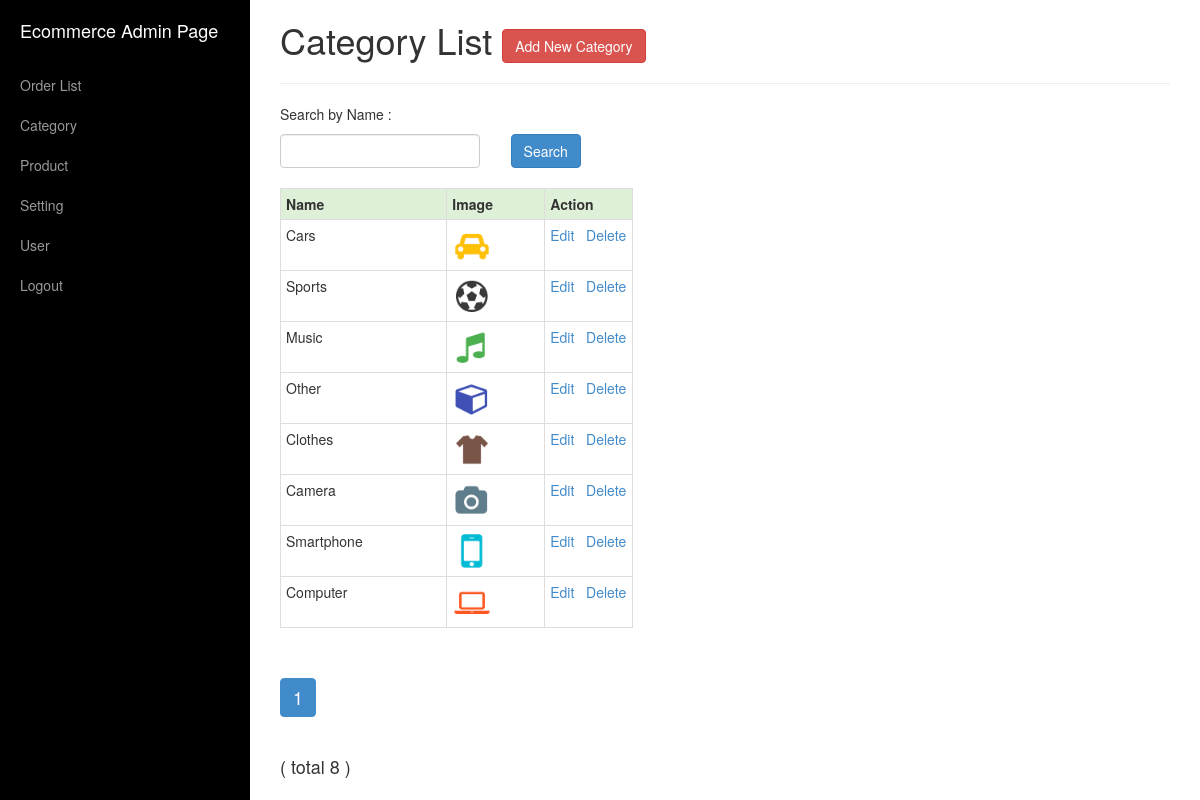
The page /category.php (signed in) on the database its author committed.
### tables this page shows
CREATE TABLE IF NOT EXISTS `tbl_category` (
  `Category_ID` int(11) NOT NULL AUTO_INCREMENT,
  `Category_name` varchar(20) NOT NULL,
  `Category_image` text NOT NULL,
  PRIMARY KEY (`Category_ID`)
);

### public/category_table.php (the view, shortened to what this page needs)
<?php
	include_once('includes/connect_database.php');
	include_once('functions.php');
?>
<div id="content" class="container col-md-12">
	<?php
		$function = new functions;
		$data = array();
		if(isset($_GET['keyword'])){
			$keyword = $function->sanitize($_GET['keyword']);
			$bind_keyword = "%".$keyword."%";
		}else{
			$keyword = "";
			$bind_keyword = $keyword;
		}
		if(empty($keyword)){
			$sql_query = "SELECT Category_ID, Category_name, Category_image
					FROM tbl_category
					ORDER BY Category_ID DESC";
		}else{
			$sql_query = "SELECT Category_ID, Category_name, Category_image
					FROM tbl_category
					WHERE Category_name LIKE ?
					ORDER BY Category_ID DESC";
		}
		$stmt = $connect->stmt_init();
		if($stmt->prepare($sql_query)) {
			$stmt->execute();
			$stmt->store_result();
			$stmt->bind_result($data['Category_ID'],
					$data['Category_name'],
					$data['Category_image']
					);
			$total_records = $stmt->num_rows;
		}
		if(isset($_GET['page'])){
			$page = $_GET['page'];
		}else{
			$page = 1;
		}
		$offset = 10;
		if ($page){
			$from 	= ($page * $offset) - $offset;
		}else{
			$from = 0;
		}
		if(empty($keyword)){
			$sql_query = "SELECT Category_ID, Category_name, Category_image
					FROM tbl_category
					ORDER BY Category_ID DESC LIMIT ?, ?";
		}else{
			$sql_query = "SELECT Category_ID, Category_name, Category_image
					FROM tbl_category
					WHERE Category_name LIKE ?
					ORDER BY Category_ID DESC LIMIT ?, ?";
		}
		$stmt_paging = $connect->stmt_init();
		if($stmt_paging ->prepare($sql_query)) {
			if(empty($keyword)){
				$stmt_paging ->bind_param('ss', $from, $offset);
			}else{
				$stmt_paging ->bind_param('sss', $bind_keyword, $from, $offset);
			}
			$stmt_paging ->execute();
			$stmt_paging ->store_result();
			$stmt_paging->bind_result($data['Category_ID'],
					$data['Category_name'],
					$data['Category_image']
					);
			$total_records_paging = $total_records;
		}
		if($total_records_paging == 0){
	?>
	<h1>Category Not Available
		<a href="add-category.php">
			<button class="btn btn-danger">Add New Category</button>
		</a>
	</h1>
	<hr />
	<?php
		}else{
	?>
	<div class="col-md-12">
		<h1>
			Category List
			<a href="add-category.php">
				<button class="btn btn-danger">Add New Category</button>
			</a>
		</h1>
		<hr/>
	</div>
	<form class="list_header" method="get">
		<div class="col-md-12">
			<p class="pholder">Search by Name : </p>
		</div>
		<div class="col-md-3">
			<input type="text" class="form-control" name="keyword" />
		</div>
		<br>
		<input type="submit" class="btn btn-primary" name="btnSearch" value="Search" />
	</form>
	<br/>
	<div class="col-md-5">
	<div class="table-responsive">
	<table class='table table-hover table-condensed table-bordered'>
		<tr class="success">
			<th>Name</th>
			<th>Image</th>
			<th>Action</th>
		</tr>
	<?php while ($stmt_paging->fetch()){ ?>
		<tr>
			<td><?php echo $data['Category_name'];?></td>
			<td><img src="<?php echo $data['Category_image']; ?>" width="40" height="40"/></td>
			<td width="25%">
				<a href="edit-category.php?id=<?php echo $data['Category_ID'];?>">
				Edit
				</a>&nbsp;
				<a href="delete-category.php?id=<?php echo $data['Category_ID'];?>">
				Delete
				</a>
			</td>
		</tr>
	<?php } }?>
	</table>
	</div>
	</div>
	<div class="col-md-12">
	<h4>
	<?php
		$function->doPages($offset, 'category.php', '', $total_records, $keyword);?>
	</h4>
	</div>
</div>

### category.php (shortened to what this page needs)
<!DOCTYPE HTML PUBLIC "-//W3C//DTD HTML 4.01 Transitional//EN"
"http://www.w3.org/TR/html4/loose.dtd">
<html xmlns="http://www.w3.org/1999/xhtml">
    <head>
        <link rel="stylesheet" href="css/font-awesome.min.css">
        <link rel="stylesheet" href="css/bootstrap.css">
        <link rel="stylesheet" href="css/custom.css">
    </head>
    <body>
    	<div id="container">
    		<?php include('public/menubar.php'); ?>
    		<?php include('public/category_table.php'); ?>
    	</div>
    </body>
</html>

### public/menubar.php (shortened to what this page needs)
<!DOCTYPE html>
<html lang="en">
<head>
    <link href="css/bootstrap.min.css" rel="stylesheet">
    <link href="css/simple-sidebar.css" rel="stylesheet">
</head>
<body>
    <div id="wrapper">
        <div id="sidebar-wrapper">
            <ul class="sidebar-nav">
                <li class="sidebar-brand"><a href="dashboard.php">Ecommerce Admin Page</a></li>
                <li><a href="pemesanan.php">Order List</a></li>
                <li><a href="category.php">Category</a></li>
                <li><a href="menu.php">Product</a></li>
                <li><a href="setting.php">Setting</a></li>
                <li><a href="admin.php">User</a></li>
                <li><a href="logout.php">Logout</a></li>
            </ul>
        </div>

### public/functions.php (shortened to what this page needs)
<?php
	class functions{
		function check_integer($which) {
			return false;
		}
		function get_current_page() {
			if(($var=$this->check_integer('page'))) {
				return $var;
			} else {
				return 1;
			}
		}
		function doPages($page_size, $thepage, $query_string, $total=0, $keyword) {
			$index_limit = 10;
			$query='';
			$current = $this->get_current_page();
			$total_pages=ceil($total/$page_size);
			$start=max($current-intval($index_limit/2), 1);
			$end=$start+$index_limit-1;
			echo '<div id="page_num">';
			echo '<ul class="pagination">';
			for ($i = $start; $i <= $end && $i <= $total_pages; $i++){
				if($i==$current) {
					echo '<li class="active"><a>'.$i.'</a></li>';
				} else {
					echo '<li><a href="'.$thepage.'?page='.$i.$query.'&keyword='.$keyword.'" title="go to page '.$i.'">'.$i.'</a></li>';
				}
			}
			echo '</ul>';
			if ($total != 0){
				echo '<p><br>( total '.$total.' )</p></div>';
			}else {
				echo '</div>';
			};
		}
	}
?>

### css/simple-sidebar.css (style rules this page uses)
#wrapper { padding-left: 0; -webkit-transition: all 0.5s ease; -moz-transition: all 0.5s ease; -o-transition: all 0.5s ease; transition: all 0.5s ease; }
#sidebar-wrapper { z-index: 1000; position: fixed; left: 250px; width: 0; height: 100%; margin-left: -250px; overflow-y: auto; background: #000; -webkit-transition: all 0.5s ease; -moz-transition: all 0.5s ease; -o-transition: all 0.5s ease; transition: all 0.5s ease; }
.sidebar-nav { position: absolute; top: 0; width: 250px; margin: 0; padding: 0; list-style: none; }
.sidebar-nav li { text-indent: 20px; line-height: 40px; }
.sidebar-nav li a { display: block; text-decoration: none; color: #999999; }
.sidebar-nav > .sidebar-brand { height: 65px; font-size: 18px; line-height: 60px; }
.sidebar-nav > .sidebar-brand a { color: #999999; }
@media (min-width:768px) { #wrapper { padding-left: 250px; } }
@media (min-width:768px) { #sidebar-wrapper { width: 250px; } }

### rows shown on the page
tbl_category: Category_name "Cars", Category_image (picture)
tbl_category: Category_name "Sports", Category_image (picture)
tbl_category: Category_name "Music", Category_image (picture)
tbl_category: Category_name "Other", Category_image (picture)
tbl_category: Category_name "Clothes", Category_image (picture)
tbl_category: Category_name "Camera", Category_image (picture)
tbl_category: Category_name "Smartphone", Category_image (picture)
tbl_category: Category_name "Computer", Category_image (picture)

### other values the page prints
$total "8"
